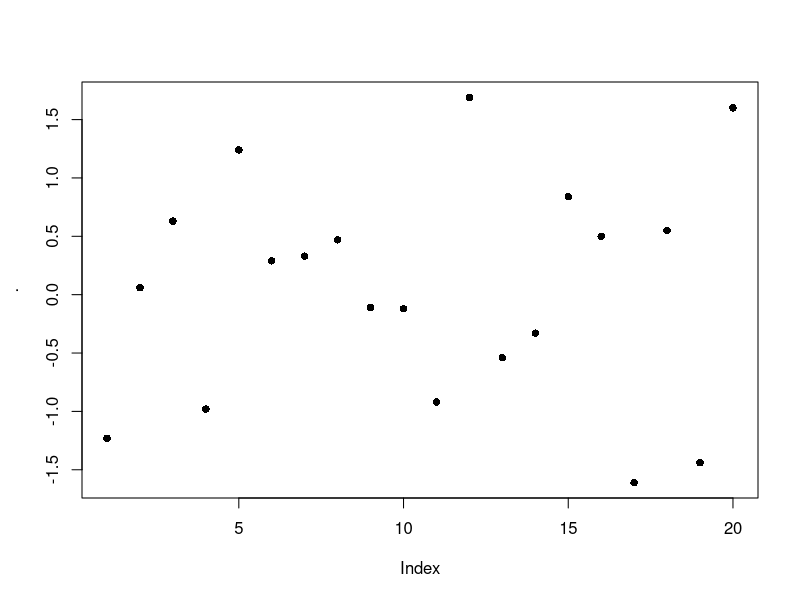
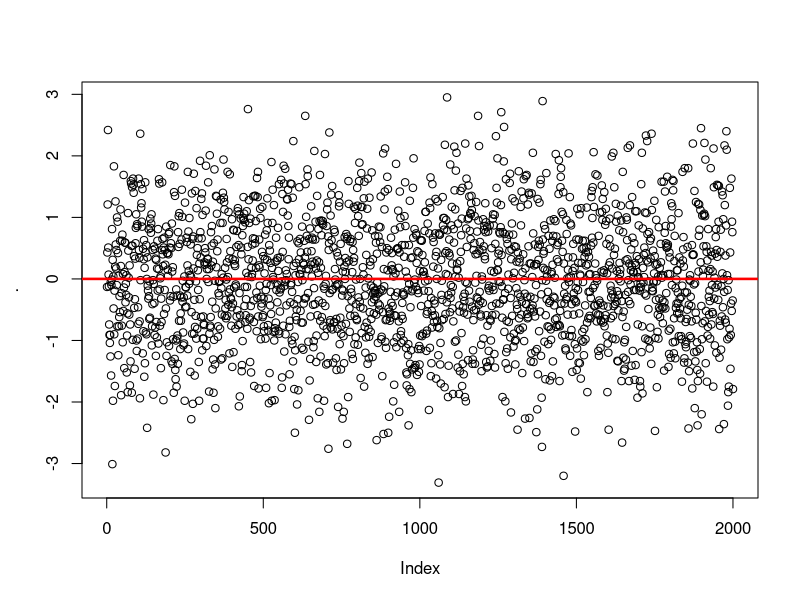

R code for these plots, in order: (Note: this script raises an error after producing the figures.)
# __________________________________________________________________
# R VOCABULARY 
# __________________________________________________________________

library("dplyr")
library("reshape2")
library("lazyeval")
library("ggplot2")
library("labeling")
library("lubridate")


# help(package="base")
# rm(list=ls())

# TODO: -------
# duplicated, charmatch, aggregate, do.call
       


# flatten a list: 
(l <- list(item1=4, item2=2, item3=c(100, 200)))  # surrounding with () calls print 
(unlist(l))
(unname(unlist(l)))  # returns numeric vector; also try: unlist(l) %>% unname  


# flattening a list of dates does weird stuff: 
datelist = as.list(c(ymd("2017-01-01"), ymd("2017-01-01")))
unlist(datelist)  # not good 
do.call("c", datelist)  # this is good 


# rep and seq: --------------------
rep(letters[1:3], times=2)  # same as rep(letters[1:3], 2)
rep(letters[1:3], each=2)
rep(letters[1:3], times=2, each=2)
rep(letters[1:3], times=2, each=2, length.out=2)
rep_len(letters[1:3], length.out=40)  # could be useful if you don't know the length of a vector, but you want to keep recycling it until total length reaches a target value. 
rep(letters[1:3], times=(1:3))
rep(letters[1:3], c(1,5,12))

seq(1,26)
seq(1,26,by=3)
seq(1,26, length.out=4)  # generates a sequence of length.out=4 equally spaced values from 1 to 16. (length.out is usually abbreviated to length or len, and seq_len is much faster.)
seq(along.with=month.abb)  # can abbreviate as e.g. seq(month.abb) or seq(letters); verbose alternative: seq(1, length(month.abb))
seq(along.with=rnorm(20))# generates sequence 1,2,3... ending with length(month.abb)
seq(c("apple", "orange", "banana"))

x<-round(rnorm(20), 2); names(x) <- seq(rnorm(20)); x %>% plot(pch=16) 
x<-round(rnorm(2000), 2); names(x) <- seq(rnorm(2000)); x %>% 
  plot(pch=1) %>% abline(h=0, lwd=2.5, col="red")


any(c(rep(FALSE, 9), TRUE))  # any TRUEs in the vector? 
any(c(2<1, 4>5, 6==7))

x <- c(4,3, NA, 1,1,23)
any(is.na(x))  # is.na(x) returns a logical of same length as x 



x<- rnorm(10)
range(x)
all(x < 2)  # x<2 returns a logical vector of same length as x; all(x<2) returns TRUE only if all values are TRUE 
all(x < 2, x > (-2))
all(1<2, 2==2, 3>2)
all(c(TRUE, TRUE, TRUE, FALSE))


4 %in% c(1,1,4,1)  # TRUE 
"s" %in% letters  # TRUE
1:4 %in% 1:10  # returns vector of same length as vector on left side of %in%
c(1:4, 12) %in% 1:10
c("g", 7) %in% letters 


match("s", letters)
match(c("a", "s", "f"), letters)
x <- c(4,3, NA, 1,1,23, NA)
match(NA, x)  # Note that match() only returns first match 


which(c(rep(FALSE, 5), TRUE, rep(FALSE, 4), TRUE))  # Takes a logical vector, returns numeric pointing to positions of TRUE values 
which(c(4==5, 2==3))
which(c(4==5, 2==3, 3==3, 4<5, 9>4))


x <- rep(1.0,10); y <- rep(0.99999999999, 10)
all.equal(target=x, current=y, tolerance = 10^-10)
all.equal(target=x, current=y, tolerance = 10^-20)


identical(2, 2.0)  # TRUE 

set.seed(1)
x <- rnorm(10)
set.seed(1)
y <- rnorm(10)
identical(x,y) # TRUE 


stopifnot(c(TRUE, TRUE))
stopifnot(c(FALSE, TRUE))  # returns an error if not all TRUE 
stopifnot(c(2<3, 4>5))


x <- airquality[, -1] # x is a regression design matrix
y <- airquality[,  1] # y is the corresponding response
stopifnot(complete.cases(y) != is.na(y))  # complete.cases returns a logical 
ok <- complete.cases(x, y)  # returns logical of same length as num rows of x and y
sum(!ok) # how many are not "ok" ? NOTE that "!" on a logical gives its inverse: !c(TRUE, FALSE) = c(FALSE, TRUE)
x <- x[ok,]
y <- y[ok]


# subsetting: -----
# 3 ways of subsetting a df for first column:
airquality[1]  # returns data frame (which is a type of list; subsetting list with [] always gives list)
airquality[[1]]  # returns the *contents* of element 1 in the df - integer atomic vector. [[]] can only return 1 thing 
airquality$Ozone  # returns integer atomic vector. Note that $ is shorthand, where x$y = x[["y", exact=FALSE ]]



cumsum(1:10)  # pseudocode: for i in 1:10, result[1] = i, result[2]=i+result[1]
cumprod(1:10)
cummin(1:10)  # along the entire length of input vector, 1 is min 
cummax(10:1)


# row and column sums, means: ---------------
x <- data.frame(x=rnorm(10)*10, y=rnorm(10)) %>% print 
colSums(x)
rowSums(x) %>% data.frame()

apply(x, 1, mean)  # means of rows 
apply(x, 2, mean)  # means of columns 


# first differencing: -----------
diff(1:10, lag = 1, differences = 1)  # diff gives differecnes between successive elements in a vector 
diff(seq(1,50, by=5), lag=1, differences=1)
(diffs1 <-diff(c(1,5,2,2,10,.5,-1,3,-4,30), lag = 1, differences = 1))
length(diffs1)

# second differencing: 
(diffs2 <-diff(c(1,5,2,2,10,.5,-1,3,-4,30), lag = 1, differences = 2))  
diffs2 == diff(diffs1, lag = 1, differences = 1)  #  setting arg differences > 1 means you recursively apply diff a specified number of times 
length(diffs2)  # note that this has one less element than diffs1

# differencing at lags (i.e. not immediately successive elements)
(diffs3 <-diff(c(1,5,2,2,10,.5,-1,3,-4,30), lag = 2, differences = 1))  
length(diffs3)


# cut a range to get a factor: -------------------
x <- 1:100 
cut(x, breaks=seq(0,100,5), labels= paste("Level", 1:20))  # divide range of x into levels of a factor; 
# note that length of labels is 1 less than length of breaks
# also, first value of breaks is lower than min value of x 
table(cut(x, breaks=seq(0,100,5), labels= paste("Level", 1:20)))



# reorder factor levels using values in another column -------------
# first create data: 
df <- data.frame(area=letters[1:10], 
                 total=c(10,2,1,rnorm(6),20)); df

# graph looks ugly: 
ggplot(df, aes(x=area, y=total)) + geom_bar(stat="identity")

# find order of factor levels that you want: 
order(df$total)  # this gives ascending order; for descending, rev(order(df$total))

# reset factor levels: 
df <- df %>% mutate(area=factor(area, 
                          levels=area[order(df$total)])); df

str(df)  # factor levels reset

# graph again: 
ggplot(df, aes(x=area, y=total)) + geom_bar(stat="identity")  # SUCCESS!


# if there is an obvious way to order your factor levels (e.g. alphabetical), 
# you can try using ordered(): 
# create a factor with default ordering: 
ordered(rep(1:12, length=24))
ordered(c("blue", "green", "yellow"))
ordered(paste0("level_", 1:30))  # doesn't work well 

# let's try again: 
two.digits.numbers <- 
      sapply(1:30, function(x){
            x.char <- as.character(x)
            if (nchar(x.char) < 2){
                  x <- paste0("0", x)
            } else {
                  x <- x.char
            }
            return(x)
      }
      )

ordered(paste0("level_", two.digits.numbers))  # works! 

#**************************************************





#**************************************************
pmin(1:4, 0:3)  # gives "parallel" min - min of each pair of elements, where one element is from vector1, the other from v2. 

x <- sort(rnorm(100));  cH <- 1.35
quantile(x, probs = seq(0, 1, 0.25), na.rm = FALSE, names = TRUE)
# quantiles are cutpoints dividing the range of a probability distribution into contiguous intervals with equal probabilities. 
# quartiles are the three cut points that will divide a dataset into four equal-size groups
pmin(cH, quantile(x)) # no names
pmin(quantile(x), cH) # has names
plot(x=x, y=pmin(cH, pmax(-cH, x)), type = "b", main =  "Huber's function")



# & and && --------
x <- 1 
y <- 1

if (x==1 & y==1){print("yes")} else {print("no")}
if (x==1 && y==1){print("yes")} else {print("no")}
# when x and y are single element vectors, doesn't make a difference 

x <- c(1,1) 
y <- c(1,0)

if (x==1 & y==1){print("yes")} else {print("no")}
# "single &" returns warning: only first element used. Compare with: 
x==1 & y==1  # no warning, but this output can't be used in an if()
               # condition easily 

if (x==1 && y==1){print("yes")} else {print("no")}
# && evaluates left to right examining only the first element of each vector
# Hence, && is preferred in if conditions 

# compare: 
x==1 && y==1
x[2]==1 && y==1  # comparing second element of x with first element of y


# merge: -------------------------------
# merging vectors (doesn't make much sense): 
x <- letters
y <- letters[3:4]
merge(x,y)  # prob not what you want: this is the cartesian product (?) of the 2 sets 


# MERGING DATA FRAMES: -----------
# if the column you're merging on has the same name in both dfs, there's no need to 
# specify by="" argument, because it is automatically interpreted that you are joining on that column 

x <- data.frame(a=letters, b.x=rnorm(26)) %>% print 
y <- data.frame(a=c(letters[3:4], "test"), d.y=rnorm(3), e.y=rep("yo", 3)) %>% print 

merge(x,y)  # inner join; 
merge(x,y, all=TRUE)  # outer join
merge(x,y, all.y=TRUE)  # right join
merge(x,y, all.x=TRUE)  # left join
merge(x,y, all.x=TRUE, all.y=TRUE)  # outer join again




# if the column you're merging on has the diff name in the 2 dfs, you need to specify the 
# by.x and by.y arguments 

x <- data.frame(a=letters, b.x=rnorm(26))
y <- data.frame(a.y=c(letters[3:4], "test"), d.y=rnorm(3), e.y=rep("yo", 3))

merge(x,y, by.x="a", by.y="a.y")  # INNER JOIN 
merge(x,y, all=TRUE, by.x="a", by.y="a.y")  # OUTER JOIN 
merge(x,y, all.y=TRUE, by.x="a", by.y="a.y")  # RIGHT JOIN
merge(x,y, all.x=TRUE, by.x="a", by.y="a.y")  # LEFT JOIN 


#... another example: -----------------
authors <- data.frame(
      surname = I(c("Tukey", "Venables", "Tierney", "Ripley", "McNeil")),
      nationality = c("US", "Australia", "US", "UK", "Australia"),
      deceased = c("yes", rep("no", 4)))
books <- data.frame(
      name = I(c("Tukey", "Venables", "Tierney",
                 "Ripley", "Ripley", "McNeil", "R Core")),
      title = c("Exploratory Data Analysis",
                "Modern Applied Statistics ...",
                "LISP-STAT",
                "Spatial Statistics", "Stochastic Simulation",
                "Interactive Data Analysis",
                "An Introduction to R"),
      other.author = c(NA, "Ripley", NA, NA, NA, NA,
                       "Venables & Smith"))

(m1 <- merge(authors, books, by.x = "surname", by.y = "name"))
(m2 <- merge(books, authors, by.x = "name", by.y = "surname"))


#... merging on dates: --------------
admits <- data.frame(dates = as.Date(c("2017-01-12", "2017-01-15")), 
                     num_cases = c(450,12))
census <- data.frame(dates = as.Date(c("2017-01-12", "2017-01-31")), 
                     num_pts = c(14030, 9912))
date_string <- data.frame(dates = seq(as.Date("2017-01-01"), as.Date("2017-01-31"), by="1 days")) 

# column to match on has same name in all 3 dfs, so no need to specify "by=" argument 
finaldf <- merge(date_string, admits, all.x=TRUE) %>% 
                  merge(census, all.x=TRUE) %>% print 

# if appropriate, replace NAs with zeroes: 
finaldf <- mutate(finaldf, 
                  num_cases=sapply(num_cases, function(x) if(is.na(x)==TRUE){0} else {x}), 
                  num_pts=sapply(num_pts, function(x) if(is.na(x)==TRUE){0} else {x})
                  ) %>% print 

finaldf.m <- melt(mutate(finaldf, dates=as.character(dates))) %>% print 
dcast(finaldf.m, dates ~ variable)  # reverses the melting operation 
dcast(finaldf.m, variable ~ dates)  # reverse rows and columns 


# sort and order: ------------------
x <- c(1,1,3,-1,0,19,1,9,7,32)
sort(x)
sort(x, decreasing=TRUE)
rev(x)  # just reverses arguments 

order(x)  # returns an ordered numeric vector: order(x)[1] returns the position in x where the smallest element in x is found 
x[order(x)]  # arranges x in ascending order 


# Run-length encoding (RLE) is a very simple form of lossless data compression in which runs of data (that is, sequences in which the same data value occurs in many consecutive data elements) are stored as a single data value and count, rather than as the original run
x <- rev(rep(6:10, 1:5))
rle(x)
class(rle(x))  # type of list
rle(x)[1]
unname(unlist(rle(x)[1]))

z <- c(TRUE, TRUE, FALSE, FALSE, TRUE, FALSE, TRUE, TRUE, TRUE)
rle(z)
rle(as.character(z))

x <- c(rep("a", 4), "c", rep("g", 10))
unique(x)

# TABLE ----------------------------------------------
df <- data.frame(a=sample(100,10), 
                 b=sample(2000, 10))
table(df)  # you can call table() on purely numeric data, but it's kinda useless 
table(df$a)  # still useless 

df$c= sapply(1:10, function(x) sample(c("Group1", "Group2"), 1, replace=TRUE))
df

table(df)  # still pretty useless 
table(select(df, a,c))   # possibly useful: this converts the data from "long" to "wide" format; compare with > select(df[order(df$a), ], a,c)
table(select(df, b,c))  # possibly useful 
table(df$c)  # probably the best use of table() for this data 


# Simple frequency distribution:
table(rpois(100, 5))  # n=100, lambda=5
table(state.division, state.region)

with(airquality,
     table(OzHi = Ozone > 80, Month, useNA = "ifany"))  # with() seems to be a 
# precursor to the pipe operator (%>%)


# copy table from R to Excel: ---------------------
df <- data.frame(a=rnorm(20), b= sample(c(TRUE, FALSE), 20, replace=TRUE)) # %>% print
write.table(df, file="clipboard", sep="\t", row.names=FALSE)  # now paste in Excel 

# copy via clipboard from excel to R: 
#select column in excel %>%
x <- readClipboard()


# ifelse() : ------------------------------------
x <- c(6:-4)
sqrt(x)  #- gives warning
sqrt(ifelse(x >= 0, x, NA))  # no warning

## Note: the following also gives the warning !
ifelse(x >= 0, sqrt(x), NA)

l <- sample(c("a", "b", "c"), 1)
ifelse(l >= "b", "high", "low")


# DATES --------------------------------------------
# ...create strings of dates ----
seq(ISOdate(2017,1,1), ISOdate(2017,1,31), by="day") %>% substr(1,11)  # Jan to Feb 

seq(ISOdate(2017,1,1), ISOdate(2017,1,31), by="7 day") %>% 
  substr(1,11)  # only week start dates 

seq(ISOdate(2017,2,1), ISOdate(2017,1,1), by="-1 day") %>% substr(1,11)  # Feb to Jan 

# Note: ISOdate() is a wrapper for strptime()


# Alternatively, you can use as.Date: 
seq(as.Date("2017-01-01"), as.Date("2017-04-05"), by="1 day")

dates <- seq(as.Date("2017-01-01"), as.Date("2017-04-05"), by="7 day")  # only first day of weeks 
date_and_wkday <- data.frame(dates = dates, 
                             days = weekdays(dates)) %>% print 




# ...identify fiscal year from date : -------------------
x <- data.frame(date = c("2013-01-01", "2013-06-06", "2015-02-28", "2015-09-04"), 
                m=rep(NA,2), 
                y=rep(NA,2), 
                fyear = rep(NA,2)); x

for(i in 1:nrow(x)){
      x$m[i] <- substr(x$date[i], 6,7) %>% as.numeric
      x$y[i] <- substr(x$date[i], 1,4) %>% as.numeric
      if(m[i] %in% 4:12){
            x$fyear[i] <- x$y[i]+1
      } else {
            x$fyear[i] <- x$y[i]
      }
}
print(x)

# without extra columns for date and year: 
x <- data.frame(date = c("2013-01-01", "2013-06-06", "2015-02-28", "2015-09-04"), 
                fyear = rep(NA,2)
                ); x

for(i in 1:nrow(x)){
      m <- substr(x$date[i], 6,7) %>% as.numeric
      y <- substr(x$date[i], 1,4) %>% as.numeric
      if(m %in% 4:12){
            x$fyear[i] <- y+1
      } else {
            x$fyear[i] <- y
      }
}
print(x)



# using lubridate package: ----------------------------------------
dates <- c("2017-01-01", "2017-02-01", "2017-08-21")

class(dates)  # "character"


ymd(dates) # %>% class  # "Date"
# this function takes a char and converts to date, using the ymd format to 
# do the conversion. It DOESN'T *cast* to ymd format 

mdy(dates)  # doesn't work 
dates2 <- c('12-31-2017'); class(dates2)
mdy(dates2); class(mdy(dates2))

# convert to time in format hh:mm
timechar <- "12:30"
time <- strptime(timechar, format="%R"); time2
time <- strptime(timechar, format="%I"); time2


# convert ymd to mdy: 
ymd(dates) %>% format('%m%d%Y')

# arithmetic with dates and times: 



# SET OPERATIONS ---------------------------------------------

setA<-c("a", "b", "c", "d", "e")
setB<-c("d", "e", "f", "g")

union(setA,setB)
intersect(setA,setB)
setdiff(setA,setB)  # Note, however, that the difference between two sets is order-dependent. It is the material that is in the first named set, that is not in the second named set. 
setequal(c(setdiff(setA,setB),intersect(setA,setB),setdiff(setB,setA)), 
         union(setA,setB))


# SAMPLE() --------------------------------------------------
sample(10)  # gives permutation of all elements; same as sample(1:10)
sample(10, 1) 
(x <- sample(10, replace=TRUE)); setdiff(1:10, x)
sample(letters, 3)

sample(c("a", "b"),1, prob=c(.9, .1))  # The optional prob argument can be used to give a vector of weights for obtaining the elements of the vector being sampled. They need not sum to one, but they should be non-negative and not all zero.

# create a discrete distribution with specified probabilities:
v <- vector()
for(i in 1:1000){
  v[i] <- sample(c(TRUE, FALSE, "error"), 1, prob=c(.90, .09, .01))
}

table(v) %>% barplot  # plotting with base R 

# plotting with ggplot: 
dat <- as.data.frame(table(v)) %>% melt %>% select(1,3)
ggplot(dat, aes(x=v, y=value)) + 
  geom_bar(stat="identity") + 
  geom_hline(yintercept=0, size=1)



# COMBINATIONS --------------------------------------------------
choose(3,2)  # number of combinations of 2 elements that can be chosen from a set of 3 elements 
choose(10,1); choose(10,2); choose(30,2)

# counting num permutations: 
n <- 10
k <- 5 
choose(n,k)*factorial(k)

par(mfrow=c(2,1))
# graph of num combinations 
sapply(1:10, function(x) choose(10, x)) %>% 
  plot(type='l', main="num permutations, combinations of x objects from a total of 10 objects", 
       xlab = "x", 
       ylab = "num combinations")

# graph of num permutations 
sapply(1:10, function(x) choose(10, x)*factorial(x)) %>% 
  plot(type='l', 
       xlab = "x", 
       ylab = "num permutations")
par(mfrow=c(1,1))


# sample with/without replacement: -----------
sample(10)  # same as sample(1:10); default is replace=FALSE 
sample(10,2)
sample(10,100, replace=TRUE) 
sample(c("hi", "bye"), 30, replace=TRUE)

# simulate 100 rolls of a die: 
sample(6, 100, replace=TRUE) %>% mean
sample(6, 100, replace=TRUE) %>% mean

# FILL CONTAINER WITH LOOP: ----------------------
# create an empty container and fill it using a loop. We require that any type and any number of objects can be placed in the container, regardless of whether they are numeric or character or logical: 
container <- vector(mode="list")
# container <- list()  # this also seems to work? 

for(i in 1:10){
  x <- rnorm(1)
  print(paste("x=", x))
  if (x < 0.01){
    container[i] <- list(1:10)    
  } else if (x < 0.8) {
    container[i] <- list(rnorm(i))
  } else {
    container[i] <- list(rep("test", i))
  }
}

str(container)
summary(container)



# BUILD A DATAFRAME WITH A LOOP: --------------
# set up empty list: 
datalist = list()

for (i in 1:5) {
      # ... make some data
      dat <- data.frame(x = rnorm(10), y = runif(10))
      dat$i <- i  # maybe you want to keep track of which iteration produced it?
      datalist[[i]] <- dat # add it to your list; NOTE THAT WE USE [[]] !!!!
}

datalist  # each element of hte list is a dataframe 
# compare datalist[1] with datalist[[1]]; first is a list, second is contents 
      # within that list 

# join elements of list into a single df with do.call()
big_data = do.call(rbind, datalist) %>% print 

# alternative without using do.call: 
df1 <- datalist[[1]]
for(i in 2:5) {df1 <- rbind(df1, datalist[[i]])}
df1

identical(big_data, df1)  # TRUE 

# LAPPLY AND FRIENDS: -------------------------------
x <- list(a = 1:10, beta = exp(-3:3), logic = c(TRUE,FALSE,FALSE,TRUE)) %>% print 

# > lapply: -------------
# compute the list mean for each list element
lapply(x, mean)
# median and quartiles for each list element
lapply(x, quantile, probs = 1:3/4)
# Format for lapply is lapply(X, FUN, ...). Note that "probs=1:3/4" is being passed to "..." above, and is "passed to" the function quantile(). 

# > sapply and vapply ------
sapply(x, quantile)
i39 <- sapply(3:9, seq) # list of vectors
sapply(i39, fivenum)  # five number summary as a vector 
vapply(i39, fivenum)
vapply(i39, fivenum,
       c(Min. = 0, "1st Qu." = 0, Median = 0, "3rd Qu." = 0, Max. = 0))  
#^^ 3rd arg is FUN.VALUE: a vector template for the return value from FUN
# vapply is very similar to sapply, but with predefined format for output 




# > using apply to find row/column means -------
apply(x, 1, mean)  # means of rows 
apply(x, 2, mean)  # means of columns 

# > mapply: --------------
# mapply is a multivariate version of sapply
mapply(rep, x = 4:1, times=4:1)
# each iteration, rep takes 2 args one from the first arg from mapply, one 
#     from the second 

mapply(rep, times = 1:4, MoreArgs = list(x = 42))
# MoreArgs is used to pass arguments that are NOT "vectorized over"...? 
mapply(rep, times = 1:4, x=list(x = 42))  # what's the difference? 

mapply(function(x, y) seq_len(x) + y,  # define function to be applied 
       c(a =  1, b = 2, c = 3),  # names from first
       c(A = 10, B = 0, C = -10))
# pseudocode: create sequence of length a=1, then add A=10 to EACH element; 
#             create sequence of length b=2, then add B=0 

rnorms <- data.frame(n=rep(100,2), 
                     mean=c(4,50), 
                     var=c(.5, 3)) %>% print 
mapply(rnorm,
       n=rnorms$n, 
       mean=rnorms$mean, 
       sd=sqrt(rnorms$var)) %>% as.data.frame 

# **********************************
(v <- structure(10*(5:8), names = LETTERS[1:4], 
                types=c("red", "yellow", "blue", "green")))
# structure() returns the given object with further attributes that you can 
# set 

# not entirely sure what's happening here: 
f2 <- function(x, y) outer(rep(x, length.out = 3), y)
(a2 <- sapply(v, f2, y = 2*(1:5), simplify = "array"))
a.2 <- vapply(v, f2, outer(1:3, 1:5), y = 2*(1:5))
stopifnot(dim(a2) == c(3,5,4), all.equal(a2, a.2),
          identical(dimnames(a2), list(NULL,NULL,LETTERS[1:4])))

# ...sampling distribution of sample mean of exp r.v.: ----
replicate(10000, mean(rexp(10))) %>% hist

# using ggplot: 
df <- replicate(10000, mean(rexp(10))) %>% as.data.frame  
colnames(df) <- "value"

p1 <- ggplot(df, aes(x=value)) + 
  geom_histogram(aes(y=..count..)) + # not really necessary to specify 
  # aes(y=..count..), but good to be explicit. You can just give 
  # "+ geom_histogram() +"  ...
  scale_x_continuous(limits=c(0,3), 
                        labels=seq(0,3, .25), breaks=seq(0,3, .25)) + 
  geom_hline(yintercept=0, size=1) + 
  theme(axis.text.x=element_text(size = 16),
        axis.title.x=element_text(size=20), 
        axis.text.y=element_text(size=14), 
        axis.title.y=element_text(size=18), 
        strip.text.x=element_text(size=18));p1

# add density: 
(p2 <- p1 + geom_density(aes(y=..density..*900), size=1, colour="blue", alpha=.8))

p3 <- ggplot(df, aes(x=value)) + 
  geom_density(aes(y=..density../sum(..density..))); p3 
#   geom_histogram(aes(y=..density../sum(..density..)), fill=NA, colour="black")


# summary(p1); summary(p2)


# ... use lapply to create multiple distribution curves: -----

# create input vector: 
input=seq(-4,4, length=1000)

# define dist function family: X~N(0, 1/n): 
fx <- function(n, input_vector){
      dnorm(input_vector, mean=0, sd=(1/sqrt(n)))  # change to pnorm() to get CDFs 
}

# create data frame with x and f(x) values for different values of n: 
normal_curves <- lapply(seq(1:20), fx, input_vector=input) %>% 
      # "input_vector=x" => specify that second arg of fx always 
      # takes value x
      as.data.frame

colnames(normal_curves) <- paste0("n", 1:20)
normal_curves <- mutate(normal_curves,
                        x=input) %>%  # x is input vector
                  select(21,1:20)

str(normal_curves)

# putting data in long form to allow facetting by value of n: 
normal_curves_long <- melt(normal_curves, id.vars = "x")
str(normal_curves_long)

p1 <- ggplot(normal_curves_long, aes(x=x, y=value, group=variable)) + 
      geom_line() + 
      geom_text(data=filter(normal_curves_long,
                            x>=1 & x<=1.01),  # filtering to get single point from each                                                  curve 
                aes(label=variable), 
                col="red") ; p1 

# splitting data frames with split( ) :  --------------------------
split(mtcars, mtcars$cyl)

# example from split( ) help: 
require(stats); require(graphics)
n <- 10; nn <- 100
g <- factor(round(n * runif(n * nn)))  # 1000 integer values between 0:10  
x <- rnorm(n * nn) + sqrt(as.numeric(g))  # 1000 random values 
xg <- split(x, g)  %>% print  # note that each vector is of a different length 
boxplot(xg, col = "lavender")  # when g is large, sqrt(g) is large, so x values 
      # are higher 

sapply(xg, length)  # how many values in each group? lapply() %>% unlist( )
      # also works: 
# lapply(xg, length) %>% unlist
sapply(xg, mean)  # mean x value by level of g
# lapply(xg, mean) %>% unlist 


### Calculate 'z-scores' by group (standardize to mean zero, variance one)
z <- unsplit(lapply(split(x, g), scale), g)

# same thing, using pipes: 
z <- split(x,g) %>%  # split by levels of g 
      lapply(scale) %>%  # apply function scale() to each component 
      unsplit(g)   # combine back into a vector
plot(z)


# and check that the within-group std dev is indeed one:  
tapply(z, g, sd)  
# Interpretation: tapply takes 2 vectors, *splits* the first according to levels of 
# the second (thus creating a "ragged array"), then it *applies* a function to 
# each component, then it *combines* the results back into a vector.


# scale(x, center = TRUE, scale = TRUE): -----------
# If center is TRUE then centering is done by subtracting the column 
# means (omitting NAs) of x from their corresponding columns, and if 
# center is FALSE, no centering is done. 
# You can also supply a numeric vector of same length as num cols of x 
# to specify a particular value to subtract from each column entry. 
# 
# If scale is TRUE then scaling is done by dividing the (centered) 
# columns of x by their standard deviations if center is TRUE, and 
# the root mean square otherwise.


# Pattern Matching and Replacement -------------------------------
# grep(value = FALSE) returns a vector of the indices of the elements of x that yielded a match (or not, for invert = TRUE. This will be an integer vector unless the input is a long vector, when it will be a double vector.                                                                                            

# grep(value = TRUE) returns a character vector containing the selected elements of x (after coercion, preserving names but no other attributes).

# grepl returns a logical vector (match or not for each element of x).

grep("[a-z]", letters)
grep("May", month.abb, invert=TRUE)  # find months that are NOT "May"
grep("wed", tolower(c("Monday", "Tuesday", "Wednesday")))
grep(c("wed", "mon"), tolower(c("Monday", "Tuesday", "Wednesday")))  # In grep(c("wed", "mon"), tolower(c("Monday", "Tuesday", "Wednesday"))):argument 'pattern' has length > 1 and only the first element will be used

charmatch(c("mon", "wed"), tolower(c("Monday", "Tuesday", "Wednesday", "Monday")))
# note that charmatch can take more than one element in its first argument. However, its rules for return values are a bit strange: 
      # if unique exact match OR (unique partial match and no exact match) -> 
            # match index returned
      # if multiple exact OR multiple partial -> 0 returned 
      # if no match, then nomatch argument value returned 
      # Thus, charmatch can be useful in seeing whether a value can be used 
            # as a unique identifier?? 

grep("o", letters)  # 15
grep("o", "food")  # 1
grep("o", c("food", "wood"))  # 1,2 
grep("o", c("food", "wood"), value=TRUE)
grepl("o", c("food", "wood"))

# note that "food" is a single element, which does contain an "o", so we get 1 returned. The 2 "o"s in food are not counted seperately. To do that, try: 

countOs <- function(x){
  require("dplyr", lib="H:/R packages")
  
  x.split <- strsplit(x, split=NULL) %>% unlist 
  
  returnOs <- function(x1){
    x2 <- tolower(x1)
    if(x2=="o"){1}
    else{0}
  }
  
  sapply(x.split, returnOs) %>% sum
}

# test function: 
test_countOs <- function(){
  sapply(list("hi", "hO", "OOoo", "yo", "only one", "frib", "N00", "123"),
         countOs)
}
test_countOs()

# apply the function: 
countOs("food")  # 2
countOs("Markov chains were introduced by Andrei Andreevich Markov (1856-1922) and were named in his honor.")  # 5 

# note how the function "countOs" promotes modularity and abstraction in the code: it is completely self-contained, so it doesn't need to refer to a function or object defined anywhere else, so you can use it in any environment. Just give it the input it expects and it will give you the output you expect. This is how you keep code from getting ridiculously complicated and interconnected. 

gsub("g", "Goose", letters)
gsub("g", NA, letters)

strings <- c("foo", "foo", "bar", "foo", "qux")
sub("foo", "yib", strings) 
gsub("foo", "yib", strings) 
# what's the difference between sub and gsub? 

# FUNCTIONS ------------------------------------------

# Use of "...": --------------------------------------
f <- function(...){
  list(...)
}
# f takes a variable number of arguments (i.e. user can put in anything they like there), then just lists what those arguments were. 


# TEST CASES: 
# function call: 
f(x=2, l=TRUE)

# Another function: 
f2 <- function(x,y, ...){
  print(x/y)
  otherArgs <- list(...)
  print(otherArgs)
  if (length(list(...)) > 0){
      if (any(unlist(list(...)))){
          print("At least one TRUE in otherArgs")
      } else {
          print("No TRUEs in otherArgs")
      }
  } else {
      print("No TRUEs in otherArgs")
  } 
}

# function call:
f2(1,5,TRUE, FALSE)
f2(1,5)
f2(1,5,FALSE, FALSE)

# Using ... in a useful way: ----------------------------------

# write a function that drops extreme values, then returns quantiles:
# in general, this approach could be useful because you can build in several steps into a single function (step1: drop extreme values, step2: calculate quantiles). However, you need a way to pass in arguments that will be used in later steps. That's what "..." is for. 

x <- rnorm(50)

f3 <- function(x){
  x2 <- sort(x)
  lower.limit <- quantile(x2, prob=.1)
  upper.limit <- quantile(x2, prob=.9)
  x3 <- x2[x2>lower.limit & x2<upper.limit]
  quantile(x3)
}

f3(x)  # compare with quantile(x)
f3(x, probs=c(.25, .5, .75))  
# Error in f3(x, probs = c(0.25, 0.5, 0.75)): unused argument (probs = c(0.25, 0.5, 0.75))

# To prevent the error, we need to rewrite f3 to allow it to take extra arguments: 

f4 <- function(x, ...){
  x2 <- sort(x)
  lower.limit <- quantile(x2, prob=.1)
  upper.limit <- quantile(x2, prob=.9)
  x3 <- x2[x2>lower.limit & x2<upper.limit]
  otherargs <- list(...)
  
  if(!is.null(otherargs)){
#     print(otherargs)  # note that this is just printed, not returned by the function
  }
  
  if(!is.null(otherargs$probs)){
#     print(quantile(x3, probs=otherargs$probs))
    quantile(x3, probs=otherargs$probs) %>% unlist
  } else {
#     print(quantile(x3))
#     print("default probs used")
    quantile(x3) %>% unlist
  }
}

# FUNCTION CALLS: 
f4(x)  # compare with quantile(x)
f4(x, probs=c(.08, .35, .57, .75, .99))  # compare with quantile(x, probs=c(.08, .35, .57, .75, .99))
f4(x, probs=c(.08, .35, .57, .75, .99), na.rm=TRUE)

# note what we can do with function f4: 
vectors <- vector(mode="list")
for(i in 1:10000){
  vectors[i] <- list(rnorm(500))
}

result <- lapply(vectors, f4, probs=c(.08, .35, .57, .75, .99), arg=NULL) %>%
  as.data.frame
names(result) <- paste0("sample_", 1:length(vectors))
str(result)
summary(result)
# result

result.long <-  melt(result) %>% 
  mutate(probs=as.factor(rep(c(.08, .35, .57, .75, .99), length(vectors)))) %>% 
  select(variable, probs, value)
str(result.long)
head(result.long, 100)

# quick analysis: 
boxplot(result.long$value)
filter(result.long, probs==.08) %>% select(value) %>% boxplot 
plot(value~probs, data=result.long)

# using ggplot: 
p1 <- ggplot(result.long, aes(x=probs, y=value)) + 
  geom_boxplot()  
#   facet_wrap(~probs, ncol=2)
p1


p08 <- filter(result.long, probs==.08) %>% select(value) %>% unlist
p57 <- filter(result.long, probs==.57) %>% select(value) %>% unlist

plot(p57~p08)

# ...rationale-----------------------------------------------------------
# without f4, how would you do this? First loop over vectors to remove extremes, then loop over the result to calculate quantiles. Okay, but what if there were e.g. 10 intermediate steps requiring a different function for each? It would be very inelegant to have to write 10 loops and keep passing the result from one to the next. 

# Instead, we can put all the intermediate functions inside f4, and pass their arguments to them through f4!!! 




# RESHAPE PACKAGE:  ---------------------------------------------
# Melting: going from wide to long 
head(airquality)
aql <- melt(airquality) # [a]ir [q]uality [l]ong format; no ID vars
head(aql)
aql[c(1:5, 154:158, 307:311), ]  

# using Month and Day as ID vars: 
aql <- melt(airquality, id.vars = c("Month", "Day"), 
            variable.name = "climate_variable", 
            value.name = "climate_value")
head(aql)  # note that long data is grouped by measured variable name, and that id vars repeat after all data on one single measured variable name: e.g. month=5, day=1 will appear next to "Ozone" var, then again next to "Solar.R". This is how rows/tuples for particular (Ozone, Solar.R, etc.) values are recorded; otherwise there would be no way to know which values were associated with others. 

# only id vars get column names named after them. All other vars are in the "variable" column, which we've renamed to "climate_variable"
summary(aql)
aql[c(1:5, 154:158, 307:311, 460:464), ]


# In reshape2 there are multiple cast functions. Since you will most commonly work with data.frame objects, we'll explore the dcast function.

# Casting: going from long to wide: 
aql <- melt(airquality, id.vars = c("Month", "Day"))
aqw <- dcast(aql, Month + Day ~ variable)  # Month & Day remain as columns (with duplicates removed), while the distinct names in variable "swing out" to create new column names. The arguments on the left refer to the ID variables and the arguments on the right refer to names the measured variables. Everything not in the equation is assumed to be a column of values. 
head(aqw)


dcast(aql, Month ~ variable + Day)  # wide format with each day a column: e.g Month=5, var="Ozone" and Day=1 gets 1 column; Month=5, var="Ozone" and Day=2 gets another, etc. 
# "Month ~ variable + Day" ==> LHS args specify how many rows in output; RHS args specify how many columns 
dcast(aql, Month ~ variable)  # "Aggregation function missing: defaulting to length". E.g. for month=5 and column=Ozone, there are now 31 values; we can't display 31 values in a cell, so we default to aggregating by counting 


dcast(aql, Month ~ variable, fun.aggregate = mean, 
      na.rm = TRUE)  # Averages by month
dcast(aql, Day ~ variable, fun.aggregate = mean, 
      na.rm = TRUE)  # Averages by day of month, across months. 


# NOTE: the above could have been done with dplyr::group_by() and summarize(): 
# however, this is more tedious because every var has to be named
# group_by(airquality, Month) %>% summarize(mean(Ozone, na.rm=TRUE), 
#                                           mean(Solar.R, na.rm=TRUE),
#                                           mean(Wind, na.rm=TRUE),
#                                           mean(Temp, na.rm=TRUE)) %>% 
#                                     as.data.frame 




## ...another example: means by day of week----------------------
days.of.week <- weekdays(Sys.Date()+0:6)  # list of days in the week 

data <- data.frame(var1=rnorm(7000, mean=50,sd=4), 
                   var2=rpois(7000, lambda=3), 
                   day=rep(days.of.week, 1000))
head(data, 50)

# MELT: 
longdata <- melt(data)
# head(longdata)
# longdata[c(1:8, 7001:7008), ]  # note that long data is grouped by measured variable name, and that id vars repeat after all data on one single measured variable name 

# CAST: 
# avg.by.day <- dcast(longdata, day ~ variable)  # Aggregation function missing: defaulting to length
avg.by.day <- dcast(longdata, day ~ variable, 
                    fun.aggregate=mean, 
                    na.rm=TRUE)
avg.by.day

# ...playing with the example ---------------------------------------------
# let's see if means of var1 differ across days 
anova.model1 <- lm(value~day, data=filter(longdata, variable=="var1"))
summary(anova.model)  # compare with "avg.by.day" Note that avg.by.day is easier to read. 

p1 <- ggplot(avg.by.day, aes(x=day, y=var1)) + 
  geom_bar(stat="identity")  
#   scale_y_continuous(limits=c(49.7, 50.1))  # not sure why the bars disappear when I do this 
p1

(p1zoom <- p1 + coord_cartesian(ylim=c(49.88, 50.1)))  # Setting limits on the coordinate system will zoom the plot (like you're looking at it with a magnifying glass), and will not change the underlying data like setting limits on a scale will.



# DPLYR PACKAGE: -------------------------------------

# group_by( ): --------------
# converts df to tbl, with meta-instruction to do all subsequent operations in terms of groups. Note that on its own, group_by does not do any operation; it is usually used in conjunction with summarize()

mtcars
group_by(mtcars, cyl)  # a tibble, with instructions to do subsequent operations in terms of groups of cyl 
group_by(mtcars, cyl) %>% as.data.frame  # identical to initial df 


# ...comparing summarize() on grouped versus original df: ----------
grouped <- group_by(mtcars, cyl)

summarize(grouped, mean(hp)) %>% as.data.frame # compare with following: 
summarize(mtcars, mean(hp))

summarize(grouped, mean(hp), sd(hp), mean(disp), sd(disp)) %>% 
      as.data.frame
# compare with following: 
summarize(mtcars, mean(hp), sd(hp), mean(disp), sd(disp))


# ...try alternative groupings: --------------------------
(grouped_by_cyl <- group_by(mtcars, cyl) %>% 
       summarize(mean(hp), sd(hp))) %>% as.data.frame
(grouped_by_gear <- group_by(mtcars, gear) %>% 
       summarize(mean(hp), sd(hp))) %>% as.data.frame

# grouped on 2 vars: 
(grouped_by_gear_and_cyl <- group_by(mtcars, gear, cyl) %>% 
       summarize(mean(hp), sd(hp))) %>% as.data.frame

# checking result of grouping on 2 vars: 
filter(mtcars, gear==3) %>% select(cyl) %>% arrange(cyl) %>% unique 
filter(mtcars, gear==4) %>% select(cyl) %>% arrange(cyl) %>% unique 
filter(mtcars, gear==5) %>% select(cyl) %>% arrange(cyl) %>% unique 

# find how many rows in particular combinations: 
count(mtcars, cyl)
count(mtcars, cyl, gear)

# another option to count rows: 
mtcars %>% group_by(cyl, gear) %>% summarise(n= n() ) 

#replace() ----
head(mtcars); str(mtcars)
cyl_order <- order(mtcars$cyl)
mtcars2 <- mtcars[cyl_order,]

# replace cylinder value of 4 with 99999
mtcars2 %>%
      mutate(hp=replace(hp, cyl==4, 99999),  # replace values 
                                    # in cyl column where value in 
                                    # cyl column ==4 
                                    # NOTE: you could also replace 
                                    # values in some other column where
                                    # cyl==4
             brands=rownames(mtcars)) %>%
      select(12,1:11) %>% 
      as.data.frame %>% print 
